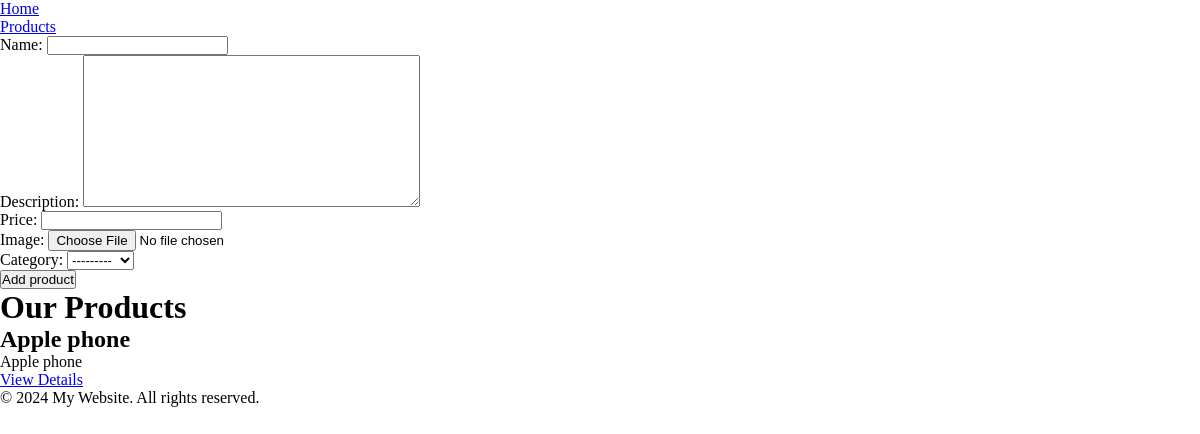
/product/, run on an earlier commit of the app's database.
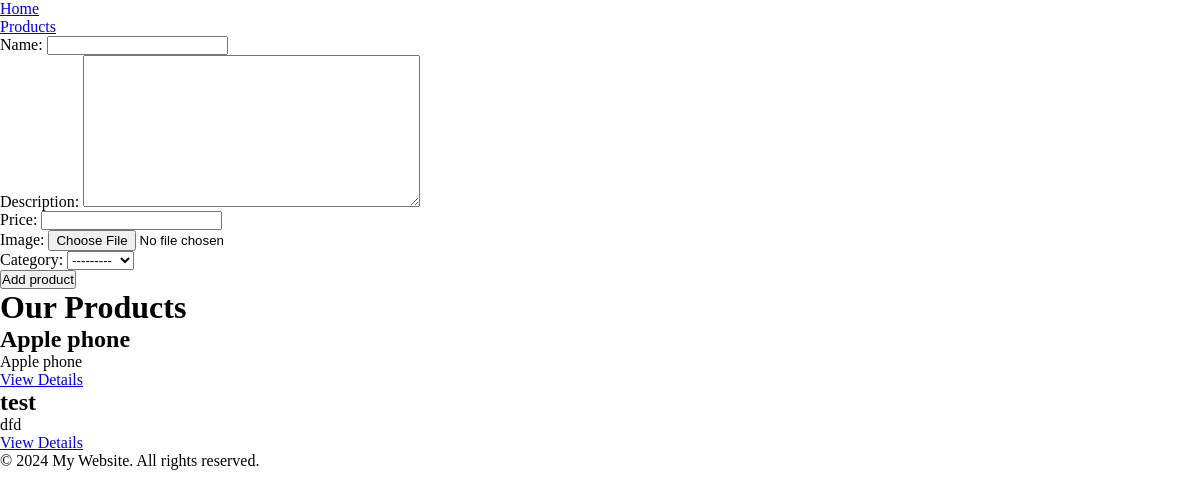
And on a later commit of the database.
### products/models.py (models this page shows, shortened)
class Category(models.Model):
    name = models.CharField(max_length=100)
    created_at = models.DateTimeField(auto_now_add=True)
    updated_at = models.DateTimeField(auto_now=True)
    active = models.BooleanField(default=True)
    def __str__(self):
        return self.name

class Product(models.Model):
    name = models.CharField(max_length=100)
    description = models.TextField()
    price = models.DecimalField(max_digits=10, decimal_places=2)
    created_at = models.DateTimeField(auto_now_add=True)
    updated_at = models.DateTimeField(auto_now=True)
    active = models.BooleanField(default=True)
    image = models.ImageField(upload_to='photos/%Y/%m/%d', null=True, blank=True)
    category = models.ForeignKey(
          Category, on_delete=models.SET_NULL, null=True
    )

### products/views.py (the view)
# urls.py: path('', views.index , name='product' ),
def index(request):
    if request.method == 'POST':
        productForm = ProductForm(request.POST, request.FILES , category_queryset=Category.objects.all())
        if productForm.is_valid():
            productForm.save()
            context = {
                'message': 'Product added successfully!',
                'pform' : ProductForm(category_queryset=Category.objects.all()),
                "category": Category.objects.all(),
                'products': Product.objects.all(),
                 'success': True
            }
        else:
            context = {
                'products': Product.objects.all(),
                'pfrom': productForm,
                'category': Category.objects.all(),
                'form_errors': productForm.errors
            }
    else:
        products = Product.objects.all()
        categories = Category.objects.all()
        context = {
            'products': products,
            'categories': categories,
            'pform' : ProductForm(category_queryset=categories)
        }
    return render(request, 'pages/products.html', context)

### products/forms.py
class ProductForm(forms.ModelForm):
   class Meta:
       model = Product
       fields = ['name', 'description', 'price', 'image', 'category']
   def __init__(self, *args, **kwargs):
      category_queryset = kwargs.pop('category_queryset', None)
      super().__init__(*args, **kwargs)
      if category_queryset is not None:
          self.fields['category'].queryset = category_queryset

### templates/pages/products.html (shortened to what this page needs)
{% extends "layouts/base.html" %}
{% block content %}
  <form method="POST"  enctype="multipart/form-data">
    {{ pform }}
    <input type="submit" value="Add product" />
  </form>
  <h1>Our Products</h1>
  <div class="product">
    {% if products %}
    {% for product in products %}
    <div class="product-item">
        <h2>{{ product.name }}</h2>
        <p>{{ product.description }}</p>
        <a href="{% url 'single_product' product.id %}">View Details</a>
    </div>
    {% endfor %}
        {% else %}
        <p>No products available.</p>
        {% endif %}
{% endblock %}

### templates/layouts/base.html (shortened to what this page needs)
<!doctype html>
<html>
  <head>
    {% load static %}
    <link rel="stylesheet" href="{% static 'css/style.css' %}" />
  </head>
  {% include "layouts/header.html" %}
  <body>
    {% block content %} {% endblock %}
  </body>
  {% include "layouts/footer.html" %}
</html>

### templates/layouts/header.html
<header>
  <nav>
    <ul>
      <li><a href="{% url 'home' %}">Home</a></li>
      <li><a href="{% url 'product' %}">Products</a></li>
    </ul>
  </nav>
</header>

### templates/layouts/footer.html
<footer>
  <p>&copy; 2024 My Website. All rights reserved.</p>
</footer>

### config/static/css/style.css (style rules this page uses)
* { box-sizing: border-box; margin: 0; padding: 0; }

What changed in the data, as far as the page shows it:
added Product: name "test", description "dfd"
